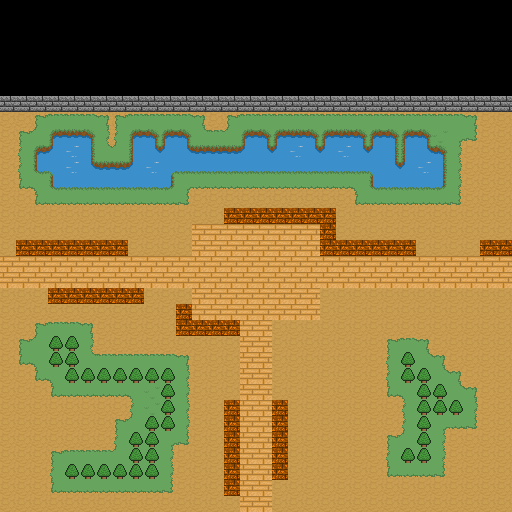

This game map was drawn from its Tiled (.tmx) file and the tilesets committed beside it. A one-line description and the full map source follow:
An orthogonal 32x32 tile map with 16x16 px tiles, 1 tile layer (Tile Layer 1).

<map version="1.10" tiledversion="1.11.2" orientation="orthogonal" renderorder="right-down" width="32" height="32" tilewidth="16" tileheight="16" infinite="0" nextlayerid="2" nextobjectid="1">
 <tileset firstgid="1" source="tileset.tsx" />
 <layer id="1" name="Tile Layer 1" width="32" height="32">
  <data encoding="csv">
0,0,0,0,0,0,0,0,0,0,0,0,0,0,0,0,0,0,0,0,0,0,0,0,0,0,0,0,0,0,0,0,
0,0,0,0,0,0,0,0,0,0,0,0,0,0,0,0,0,0,0,0,0,0,0,0,0,0,0,0,0,0,0,0,
0,0,0,0,0,0,0,0,0,0,0,0,0,0,0,0,0,0,0,0,0,0,0,0,0,0,0,0,0,0,0,0,
0,0,0,0,0,0,0,0,0,0,0,0,0,0,0,0,0,0,0,0,0,0,0,0,0,0,0,0,0,0,0,0,
0,0,0,0,0,0,0,0,0,0,0,0,0,0,0,0,0,0,0,0,0,0,0,0,0,0,0,0,0,0,0,0,
0,0,0,0,0,0,0,0,0,0,0,0,0,0,0,0,0,0,0,0,0,0,0,0,0,0,0,0,0,0,0,0,
21,21,21,21,21,21,21,21,21,21,21,21,21,21,21,21,21,21,21,21,21,21,21,21,21,21,21,21,21,21,21,21,
6,6,7,8,8,8,9,7,8,8,8,8,9,6,7,8,8,8,8,8,8,8,8,8,8,8,8,8,8,9,6,6,
6,7,18,24,25,26,11,10,24,26,24,26,17,8,18,24,26,24,25,26,24,25,26,24,26,24,26,4,15,14,6,6,
6,10,24,35,23,28,17,18,27,34,35,34,25,25,25,35,34,35,23,34,35,23,34,35,28,27,34,26,11,6,6,6,
6,10,29,33,23,34,25,25,35,23,32,30,30,30,30,30,30,30,30,30,30,30,30,33,34,35,23,28,11,6,6,6,
6,12,16,29,30,30,30,30,30,30,31,15,13,13,13,13,13,13,13,13,13,13,16,29,30,30,30,31,11,6,6,6,
6,6,12,13,13,13,13,13,13,13,13,14,6,6,6,6,6,6,6,6,6,6,12,13,13,13,13,13,14,6,6,6,
6,6,6,6,6,6,6,6,6,6,6,6,6,6,36,36,36,36,36,36,36,6,6,6,6,6,6,6,6,6,6,6,
6,6,6,6,6,6,6,6,6,6,6,6,2,2,2,2,2,2,2,2,36,6,6,6,6,6,6,6,6,6,6,6,
6,36,36,36,36,36,36,36,6,6,6,6,2,2,2,2,2,2,2,2,36,36,36,36,36,36,6,6,6,6,36,36,
2,2,2,2,2,2,2,2,2,2,2,2,2,2,2,2,2,2,2,2,2,2,2,2,2,2,2,2,2,2,2,2,
2,2,2,2,2,2,2,2,2,2,2,2,2,2,2,2,2,2,2,2,2,2,2,2,2,2,2,2,2,2,2,2,
6,6,6,36,36,36,36,36,36,6,6,6,2,2,2,2,2,2,2,2,6,6,6,6,6,6,6,6,6,6,6,6,
6,6,6,6,6,6,6,6,6,6,6,36,2,2,2,2,2,2,2,2,6,6,6,6,6,6,6,6,6,6,6,6,
6,6,7,8,8,9,6,6,6,6,6,36,36,36,36,2,2,6,6,6,6,6,6,6,6,6,6,6,6,6,6,6,
6,7,18,20,20,11,6,6,6,6,6,6,6,6,6,2,2,6,6,6,6,6,6,6,7,8,9,6,6,6,6,6,
6,12,16,20,20,17,8,8,8,8,8,9,6,6,6,2,2,6,6,6,6,6,6,6,10,20,17,9,6,6,6,6,
6,6,12,16,20,20,20,20,20,20,20,11,6,6,6,2,2,6,6,6,6,6,6,6,10,20,20,17,9,6,6,6,
6,6,6,12,13,13,13,13,16,4,20,11,6,6,6,2,2,6,6,6,6,6,6,6,12,16,20,20,17,9,6,6,
6,6,6,6,6,6,6,6,10,4,20,11,6,6,36,2,2,36,6,6,6,6,6,6,6,10,20,20,20,11,6,6,
6,6,6,6,6,6,6,7,18,20,20,11,6,6,36,2,2,36,6,6,6,6,6,6,6,10,20,15,13,14,6,6,
6,6,6,6,6,6,6,10,20,20,15,14,6,6,36,2,2,36,6,6,6,6,6,6,7,18,20,11,6,6,6,6,
6,6,6,7,8,8,8,18,20,20,11,6,6,6,36,2,2,36,6,6,6,6,6,6,10,20,20,11,6,6,6,6,
6,6,6,10,20,20,20,20,20,20,11,6,6,6,36,2,2,36,6,6,6,6,6,6,12,13,13,14,6,6,6,6,
6,6,6,12,13,13,13,13,13,13,14,6,6,6,36,2,2,6,6,6,6,6,6,6,6,6,6,6,6,6,6,6,
6,6,6,6,6,6,6,6,6,6,6,6,6,6,6,2,2,6,6,6,6,6,6,6,6,6,6,6,6,6,6,6
</data>
 </layer>
</map>
